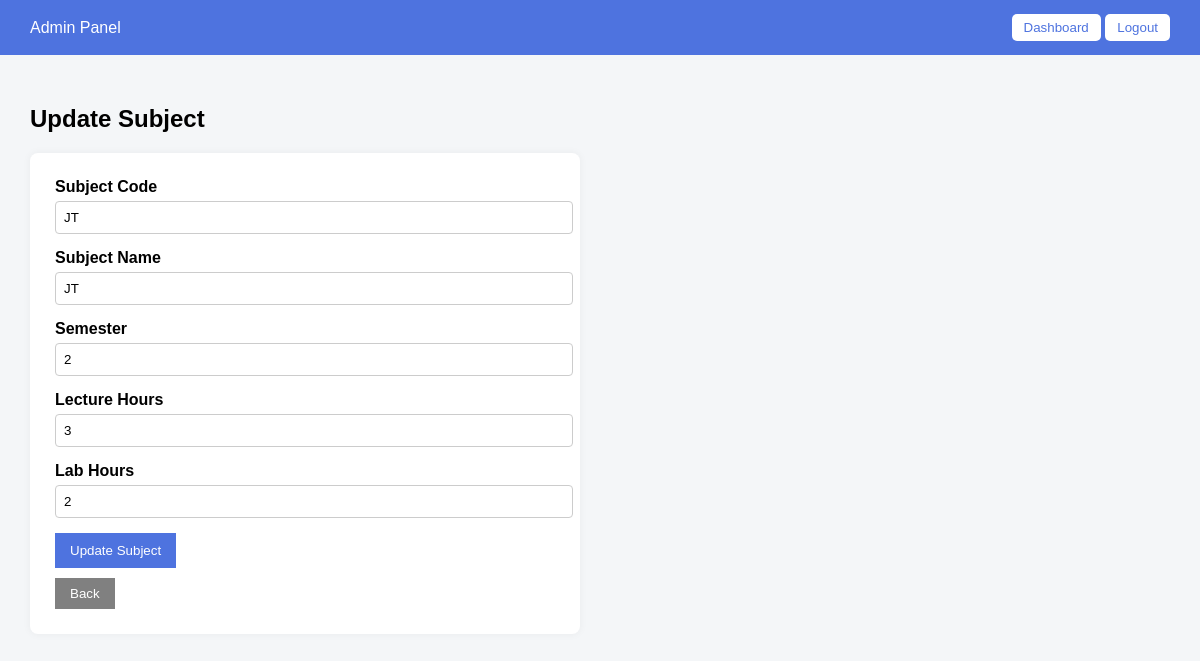
Before: /admin_hm/manage-users/update-subject/4/ (signed in) with the older database file.
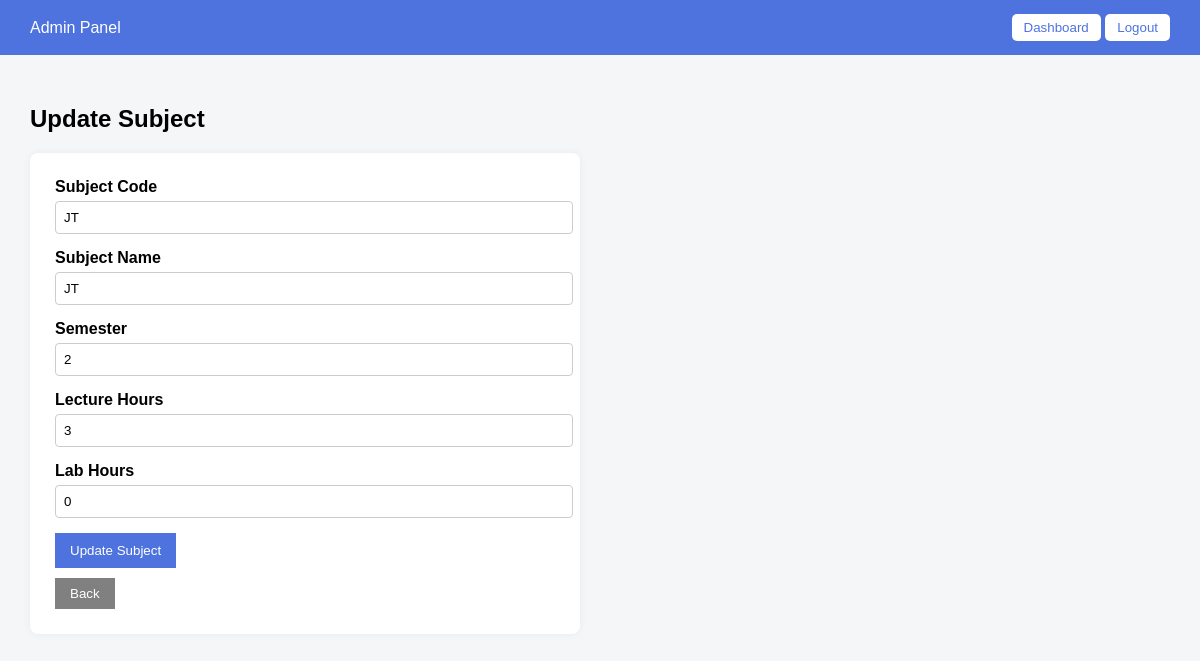
After: the same page with the newer database file.
### generator/models.py (models this page shows, shortened)
class Subject(models.Model):
    subject_code = models.CharField(max_length=20, unique=True)
    subject_name = models.CharField(max_length=100)
    semester = models.IntegerField()
    lecture_hours = models.IntegerField()
    lab_hours = models.IntegerField(default=0)

### generator/views.py (the view, shortened to what this page needs)
# urls.py: path("admin_hm/manage-users/update-subject/<int:subject_id>/", views.update_subject, name="update_subject"),
@login_required
def update_subject(request, subject_id):
    subject = get_object_or_404(Subject, id=subject_id)
    return render(request, "generator/admin/update_subject.html", {"subject": subject})

### generator/templates/generator/admin/update_subject.html (shortened to what this page needs)
<!doctype html>
<html>
<head>
</head>
<body>
<nav class="navbar">
  <div>Admin Panel</div>
  <div class="nav-right">
    <a href="{% url 'admin_home' %}"><button>Dashboard</button></a>
    <a href="{% url 'login' %}"><button>Logout</button></a>
  </div>
</nav>
<div class="main-container">
  <h2>Update Subject</h2>
  <div class="form-card">
    <form method="post">
      <div class="form-group">
        <label>Subject Code</label>
        <input type="text" name="subject_code"
               value="{{ subject.subject_code }}" required>
      </div>
      <div class="form-group">
        <label>Subject Name</label>
        <input type="text" name="subject_name"
               value="{{ subject.subject_name }}" required>
      </div>
      <div class="form-group">
        <label>Semester</label>
        <input type="number" name="semester"
               value="{{ subject.semester }}" required>
      </div>
      <div class="form-group">
        <label>Lecture Hours</label>
        <input type="number" name="lecture_hours"
               value="{{ subject.lecture_hours }}" required>
      </div>
      <div class="form-group">
        <label>Lab Hours</label>
        <input type="number" name="lab_hours"
               value="{{ subject.lab_hours }}">
      </div>
      <button type="submit" class="btn-primary">Update Subject</button>
    </form>
    <a href="{% url 'manage_subjects' %}">
      <button class="btn-secondary">Back</button>
    </a>
  </div>
</div>
</body>
</html>

Changed rows visible on the page:
changed Subject "JT": lab_hours "2" → "0"
